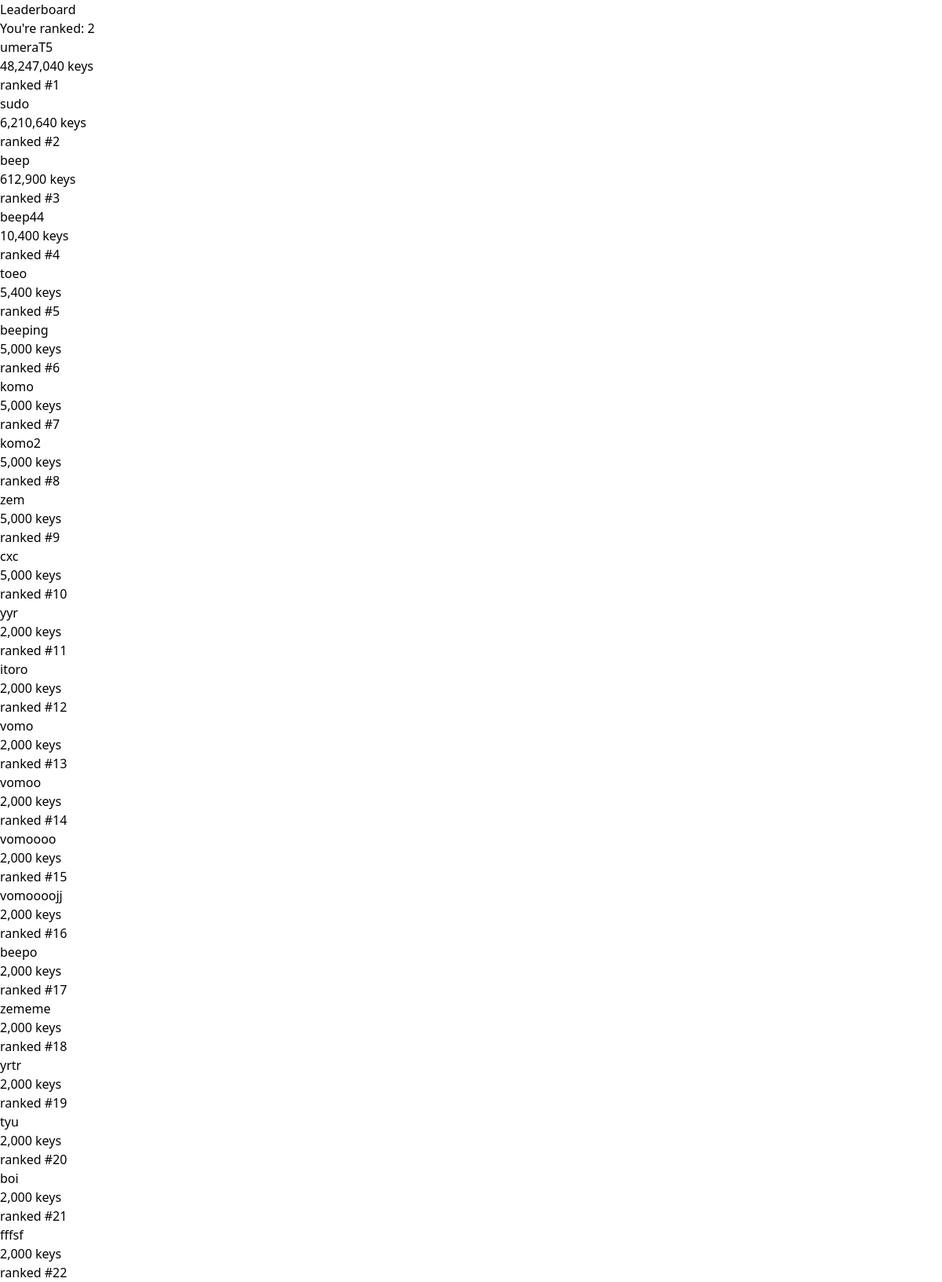
Page /leaderboard (signed in) on the committed database.
### Cgame/models.py (models this page shows, shortened)
class CustomUser(AbstractBaseUser, PermissionsMixin):
    username = models.CharField(max_length=150, unique=True)
    email = models.EmailField(unique=True)
    is_active = models.BooleanField(default=False)  # Set to True after email verification
    is_admin = models.BooleanField(default=False)
    is_superuser = models.BooleanField(default=False)
    is_staff = models.BooleanField(default=False)
    USERNAME_FIELD = 'email'
    REQUIRED_FIELDS = ['username']  # Fields required for creating a superuser
    objects = CustomUserManager()

### Cgame/views.py (the view)
# urls.py: path('leaderboard',views.leaderboard, name='leaderboard'),
@login_required
def leaderboard(request):
    players = Counter.objects.all().order_by('-value')[:]
    leaderboard = []
    current_user_position = None
    current_user_name = None
    players = sorted(players, key=lambda x: x.value, reverse=True)
    for index, player in enumerate(players, start=1):
        leaderboard.append({
            'id': index,
            'username': player.user.username,
            'balance': player.value,
        })
        if player.user == request.user:
            current_user_position = index
            current_user_name = request.user.username
    return render(request, 'leaderboard.html', {'leaderboard': leaderboard,'current_user_position': current_user_position,'pname':current_user_name})

### Cgame/templates/leaderboard.html (shortened to what this page needs)
{% extends "base.html" %}
{% load static %}
{% load humanize %}
{% block content %}
<body class="bg-gray-800  dark:focus:ring-gray-700">
  <div class="max-w-2xl mx-auto mt-8 bg-gray-900 shadow-md rounded-lg p-6 bg-gray-50 dark:bg-gray-700 dark:border-gray-600">
    <h2 class="text-2xl font-bold text-center text-green-200 mb-4 ">Leaderboard</h2>
       <div class="flex items-center justify-between p-4 bg-gray-50 rounded-lg mb-4 shadow ">
      <div>
        <p class="text-ls font-semibold text-gray-800">You're ranked: {{ current_user_position|intcomma }}</p>
      </div>
    </div>
    {%for users in leaderboard%}
    <div class="flex items-center justify-between p-4 bg-gray-800 rounded-lg mb-4 shadow text-white bg-gray-800 border-t border-gray-200 left-1/2 dark:bg-gray-700 dark:border-gray-600">
      <div>
        <p class="text-lg font-semibold text-white-800">{{ users.username }}</p>
        <p class="text-sm text-gray-300">{{ users.balance|intcomma }} keys</p>
      </div>
      <button class="bg-blue-500 text-white px-4 py-2 text-sm rounded-lg hover:bg-blue-600 focus:outline-none focus:ring-2 focus:ring-blue-300">
        ranked #{{users.id}}
      </button>
    </div>
    {%endfor %}
  </div>
{% endblock %}

### rows in the picture
CustomUser: username "umeraT5"
CustomUser: username "sudo"
CustomUser: username "beep"
CustomUser: username "beep44"
CustomUser: username "toeo"
CustomUser: username "beeping"
CustomUser: username "komo"
CustomUser: username "komo2"
CustomUser: username "zem"
CustomUser: username "cxc"
CustomUser: username "yyr"
CustomUser: username "itoro"
CustomUser: username "vomo"
CustomUser: username "vomoo"
CustomUser: username "vomoooo"
CustomUser: username "vomoooojj"
CustomUser: username "beepo"
CustomUser: username "zememe"
CustomUser: username "yrtr"
CustomUser: username "tyu"
CustomUser: username "boi"
CustomUser: username "fffsf"

### other values in the picture
{{ current_user_position|intcomma }} "2"
{{ users.balance|intcomma }} "48,247,040" "6,210,640" "612,900" "10,400" "5,400" "5,000" "5,000" "5,000" "5,000" "5,000" "2,000" "2,000" "2,000" "2,000" "2,000" "2,000" "2,000" "2,000" "2,000" "2,000" "2,000" "2,000"
{{ users.id }} "1" "2" "3" "4" "5" "6" "7" "8" "9" "10" "11" "12" "13" "14" "15" "16" "17" "18" "19" "20" "21" "22"
